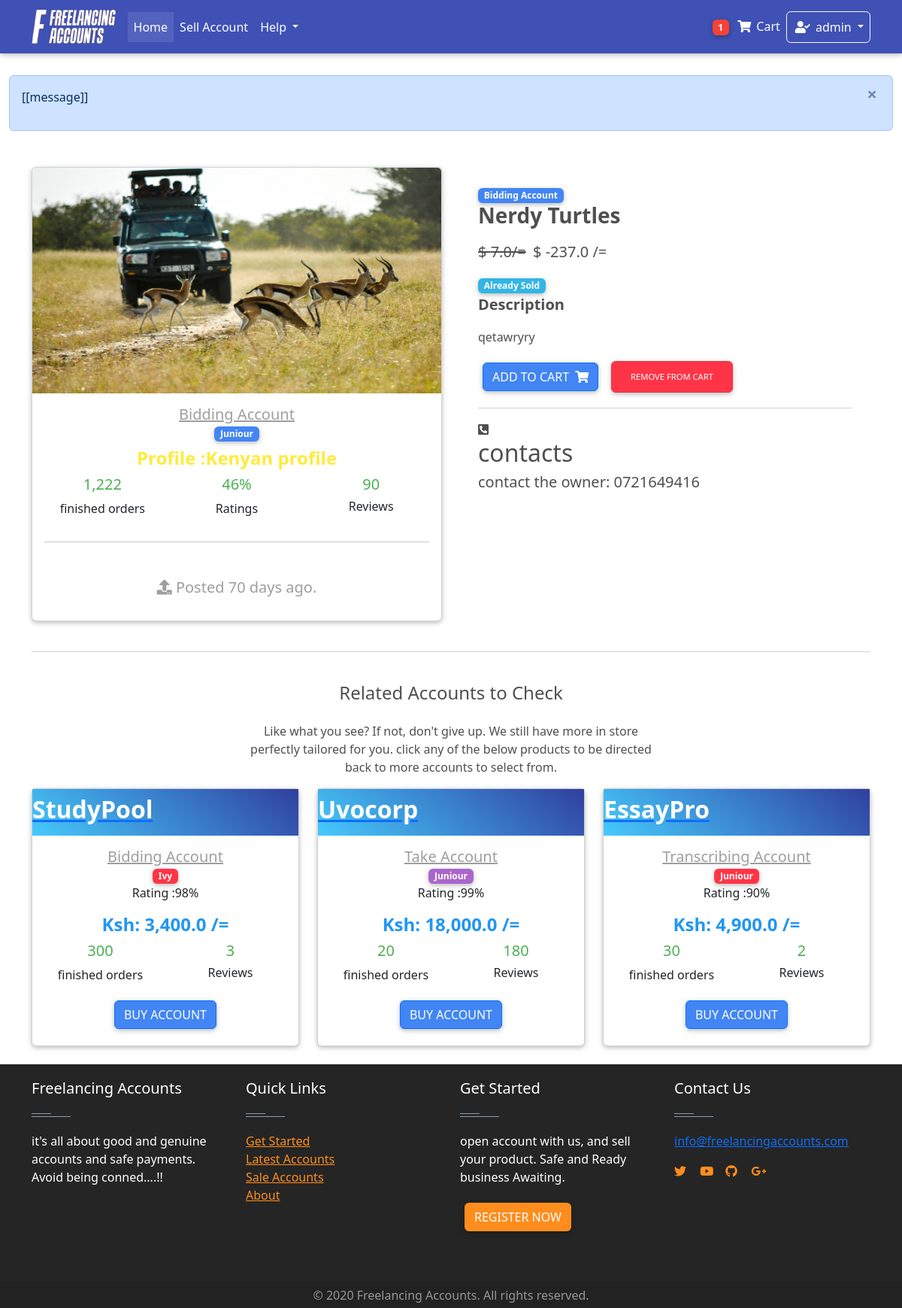
The page /product/17/ (signed in) on the database its author committed.
### Home/models.py (models this page shows, shortened)
class Order(models.Model):
    user = models.ForeignKey(settings.AUTH_USER_MODEL,on_delete = models.CASCADE)
    items = models.ManyToManyField(OrderItem)
    start_date = models.DateField(auto_now_add = True)
    ordered_date = models.DateTimeField()
    ordered = models.BooleanField(default = False)
    seller = models.ForeignKey(settings.AUTH_USER_MODEL,on_delete = models.CASCADE, related_name="user", blank=True, null = True)
    amount = models.IntegerField(default=0.0)
    released = models.BooleanField(default=False)
    refund = models.BooleanField(default=False)
    billing_address = models.ForeignKey(
        "BillingAddress", on_delete = models.SET_NULL, blank = True, null = True)

class Item(models.Model):
    created_by = models.ForeignKey(settings.AUTH_USER_MODEL,on_delete = models.CASCADE,blank = True, null = True, editable = False)
    created_at = models.DateTimeField(auto_now_add= True, blank = True, null = True )
    title = models.CharField(max_length = 100)
    price = models.FloatField(default = 0.0)
    discountprice = models.FloatField(blank= True, null = True)
    category = models.CharField(choices = Category_choices, max_length=2)
    label = models.CharField(choices = Label_choices, max_length=1)
    Level = models.CharField(choices = Level_choices, max_length = 15 ,blank= True, null = True)
    finished_orders = models.IntegerField(default = 1)
    rating = models.IntegerField(default = 50 )
    Reviews =models.IntegerField( default = 1)
    profile = models.CharField( max_length = 20)
    description = models.TextField()
    diplay_pic = models.ImageField(upload_to = "display_pics/%Y%m%d/", max_length =255 )
    contact = models.CharField(max_length=15 ,null = True,blank= True)
    sold = models.BooleanField(default=False)
    def get_absolute_url(self):
        return reverse("Home:product", kwargs ={
            'pk': self.pk
        })
    def get_add_to_cart_url(self):
        return reverse("Home:add_to_cart", kwargs ={
            'pk': self.pk
        })
    def get_discount_price(self):
        discount = self.price - self.discountprice
        return discount
    def get_remove_from_cart_url(self):
        return reverse("Home:remove_from_cart", kwargs ={
            'pk': self.pk
        })
    def get_days(self):
        d1 = timezone.now()
        d2 = self.created_at
        dya =  abs(d1-d2).days
        mytuple = (str(dya), "days")
        days = " ".join(mytuple)
        if dya > 0:
            return days
        else:
            seconds = abs(d1-d2).seconds
            houred = round(seconds / 3600)
            mytuple = (str(houred), "hours")
            hours = " ".join(mytuple)
            return hours

### Home/views.py (the view)
# urls.py: path('product/<int:pk>/', views.Product.as_view(), name = "product" ),
class Product(generic.DetailView):
    model = Item
    template_name = "product-page.html"
    def get_context_data(self, **kwargs):
        context = super(Product, self).get_context_data(**kwargs)
        obj = self.get_object()
        r_item = Item.objects.filter(title = obj.title)[:3]
        nr_item = Item.objects.all()[:3]
        context["r_item"] = r_item
        context["nr_item"] = nr_item
        return context

### Home/templatetags/cart_template_tags.py (called while the page is built)
@register.filter
def cart_item_count(user):
    if user.is_authenticated:
        qs = Order.objects.filter(user = user, ordered = False)
        if qs.exists():
            return qs[0].items.count()
    return 0

@register.filter
def account_cash(user):
    if user.is_authenticated:
        qs = AccountsModel.objects.get(user= user)
        amount= qs.amount
        return amount

### Home/templatetags/login_tag.py (called while the page is built)
@register.inclusion_tag('logins/login_form.html')
def login_form_tag(current_page=None):
    return {'loginform': LoginForm(),
            'redirect_to': current_page}

### Home/templates/product-page.html (shortened to what this page needs)
<!DOCTYPE html>
<html lang="en">
{% extends "base.html"%}
{% load staticfiles %}
 {% block content %}
  <main class="">
    <div class="container dark-grey-text mt-5">
      <div class="row wow fadeIn">
        <div class="col-md-6 mb-4">
          <div class="card card-cascade wider">
              <div class="view view-cascade overlay">
                  <img  class="card-img-top" src="{{ object.diplay_pic.url }}" alt="picture not available" style="height: 300px;" >
                </div>
              <div class="card-body text-center">
                <a href="" class="grey-text">
                  <h5 class="card-header-subtitle mb-0"> {{ item.get_category_display }}</h5>
                  <span class="badge badge-pill  {{ item.get_label_display }}-color">{{item.Level}}</span>
                </a>
                <h4 class="font-weight-bold yellow-text mt-2 mb-2">
                   Profile :{{object.profile}}
                  </h4>
                <div class = "row  wOW fadeIn">
                  <div class = " col-4 text-center  ">
                    <h5 class = "green-text"> {{item.finished_orders}}</h5>
                    <p> finished orders<p>
                  </div>
                      <div class = "col-4 text-center  ">
                        <h5 class = "green-text"> {{ item.rating}}%</h5>
                        <p> Ratings  <p>
                      </div>
                      <div class = " col-4 text-center ">
                      <h5 class = "green-text"> {{item.Reviews }}</h5>
                        <h6>  Reviews </h6>
                      </div>
                </div>
                <hr class = mb-5>
                {% if request.user == object.created_by %}
                <h5><i class="fas fa-link"></i> Reffer people to your product via this Link </h5>
                   <input type="text" value="{{ request.build_absolute_uri }}" id="teks">
                    <button class = "btn btn-primary" onclick="myFunction()"> Copy </button>
                {% else %}
                <h5 class = "grey-text pb-2"> <i class="fas fa-upload"></i> Posted {{object.get_days}} ago.</h5>
               {% endif %}
              </div>
            </div>
        </div>
        <div class="col-md-6 mb-4">
          <div class="p-4">
            <div class="mb-3">
              <a href="">
                <span class="badge {{ object.get_label_display }}-color mr-1">{{ object.get_category_display }}</span>
              </a>
              <h3> <strong> {{object.title}} </strong></h3>
            </div>
            <p class="lead">
              {% if object.discountprice %}
              <span class="mr-1">
                <del>$ {{ object.price }}/=</del>
              </span>
              <span>$ {{ object.get_discount_price }} /=</span>
              {% else %}
              <span>$ {{ object.price }} /=</span>
              {% endif %}
            </p>
            {% if object.sold %}
            <span class="badge info-color mr-1">Already Sold</span>
            {% else %}
            <span class="badge success-color mr-1">In stock</span>
            {% endif %}
            <p class="lead font-weight-bold">Description</p>
            <p>{{ object.description }}</p>
            <a  href = " {{ object.get_add_to_cart_url }}" class="btn btn-primary  " >Add to cart
              <i class="fas fa-shopping-cart ml-1"></i>
            </a>
              <a  href = " {{  object.get_remove_from_cart_url }}" class="btn btn-danger btn-md my-0 p" >Remove From cart
                </a>
              <hr class="mt-3">
              <i class="fas fa-phone-square-alt"></i> <h2 class=""> contacts</h2>
              {% if  request.user.is_authenticated %}
              <h5 class=" mr-auto ml-auto dark-grey-text">
                contact the owner: {{ object.contact }}
              </h5>
              {% else %}
              <a href="/accounts/signup/"> <button class="btn btn-warning"> <i class="fas fa-phone-alt"></i> Call Seller </button></a>
              {% endif %}
          </div>
        </div>
      </div>
      <hr>
      <div class="row d-flex justify-content-center wow fadeIn">
        <div class="col-md-6 text-center">
          <h4 class="my-4 h4">Related Accounts to Check </h4>
          <p>Like what you see? If not, don't give up. We still have more in store perfectly tailored for you.
            click any of the below products to be directed back to more accounts to select from.
          </p>
        </div>
      </div>
      <div class="row wow fadeIn">
      {% if r_items.exist %}
        {% for rtem in r_item %}
        <div class=" col-lg-4 mb-4">
          <div class="card card-cascade ">
            <div class="view  text-white view-cascade gradient-card-header blue-gradient">
                <a href="{{ rtem.get_absolute_url }}"  class = "pink-hover lighten-2-hover">
                  <h2 class="card-header-title text-white mb-3 mt-2"><strong>{{ rtem.title }}</strong></h2>
                </a>
                    <span id="rateMe2"  class="empty-stars"></span>
                  <script src="{% static 'js/addons/rating.min.js'%}"></script>
              </div>
            <div class="card-body text-center">
              <a href="" class="grey-text">
                <h5 class="card-header-subtitle mb-0"> {{ rtem.get_category_display }}</h5>
                <span class="badge badge-pill  {{ rtem.get_label_display }}-color">{{rtem.Level}}</span>
              </a>
              <p> Rating :{{ rtem.rating}}% </p>
              <h4 class="font-weight-bold blue-text">
                  <strong>  Ksh:
                    {% if rtem.discountprice %}
                      {{ rtem.get_discount_price }}
                    {% else %}
                      {{ rtem.price}}
                    {% endif %}
                /= </strong>
                </h4>
              <div class = "row  wOW fadeIn">
                <div class = "col-6 col-lg-6 col-md-6 text-center mr-auto ml-auto ">
                  <h5 class = "green-text"> {{rtem.finished_orders}}</h5>
                  <p> finished orders<p>
                </div>
                    <div class = "col-6 col-md-6 text-center ">
                    <h5 class = "green-text"> {{rtem.Reviews }}</h5>
                      <h6> Reviews</h6>
                    </div>
              </div>
              <a href="{{ rtem.get_absolute_url }}" class="btn btn-primary"> Buy Account </a>
              </strong>
            </h5>
              <div>
            </div>
            </div>
          </div>
        </div>
        {% endfor %}
      {% else %}
        {% for nrtem in nr_item %}
        <div class=" col-lg-4 mb-4">
          <div class="card card-cascade ">
            <div class="view  text-white view-cascade gradient-card-header blue-gradient">
                <a href="{{ nrtem.get_absolute_url }}"  class = "pink-hover lighten-2-hover">
                  <h2 class="card-header-title text-white mb-3 mt-2"><strong>{{ nrtem.title }}</strong></h2>
                </a>
              </div>
            <div class="card-body text-center">
              <a href="" class="grey-text">
                <h5 class="card-header-subtitle mb-0"> {{ nrtem.get_category_display }}</h5>
                <span class="badge badge-pill  {{ nrtem.get_label_display }}-color">{{ nrtem.Level}}</span>
              </a>
              <p> Rating :{{ nrtem.rating}}% </p>
              <h4 class="font-weight-bold blue-text">
                  <strong>  Ksh:
                    {% if nrtem.discountprice %}
                      {{ nrtem.get_discount_price }}
                    {% else %}
                      {{ nrtem.price}}
                    {% endif %}
                /= </strong>
                </h4>
              <div class = "row  wOW fadeIn">
                <div class = "col-6 col-lg-6 col-md-6 text-center mr-auto ml-auto ">
                  <h5 class = "green-text"> {{ nrtem.finished_orders}}</h5>
                  <p> finished orders<p>
                </div>
                    <div class = "col-6 col-md-6 text-center ">
                    <h5 class = "green-text"> {{ nrtem.Reviews }}</h5>
                      <h6> Reviews</h6>
                    </div>
              </div>
              <a href="{{ nrtem.get_absolute_url }}" class="btn btn-primary"> Buy Account </a>
            </div>
          </div>
        </div>
        {% endfor %}
      {% endif %}
      </div>
    </div>
  </main>
  {% endblock %}

### Home/templates/nav.html (shortened to what this page needs)
{% load cart_template_tags %}
{% load static %}
{% load notifications_tags %}
    <nav class="navbar fixed-top navbar-expand-lg  navbar-dark indigo mb-5">
        <div class = 'container' >
            <a class="navbar-brand" href="/home/">
              <img src="{% static 'whitelogo.png' %}" height="45px" alt="">
            </a>
            <div class="collapse navbar-collapse" id="navbarSupportedContent">
              <ul class="navbar-nav mr-auto">
                <li class="nav-item active">
                  <a class="nav-link" href="/home/"> Home <span class="sr-only">(current)</span></a>
                </li>
                <li class="nav-item">
                  <a class = "nav-link" href="/sell-account/" >
                    Sell Account
                  </a>
                </li>
                <li class="nav-item dropdown">
                  <a class="nav-link dropdown-toggle" href="#" id="navbarDropdownMenuLink" role="button" data-toggle="dropdown" aria-haspopup="true" aria-expanded="false">
                    Help
                  </a>
                </li>
              </ul>
            </div>
            <ul class="navbar-nav nav-flex-icons mx-right">
              {%  if request.user.is_authenticated  %}
                <li class="nav-item">
                  <a class="nav-link waves-effect " href = "{% url "Home:order-summary" %}">
                    <span class="badge red z-depth-1 badge-pill mr-1"> {{ request.user|cart_item_count }}</span>
                    <i class="fas fa-shopping-cart"></i>
                    <span class="clearfix d-none d-sm-inline-block"> Cart </span>
                  </a>
                  <li class="nav-item dropdown">
                    <a class="nav-link dropdown-toggle border border-light rounded waves-effect  waves-light" href="#" id="navbarDropdownMenuLink" role="button" data-toggle="dropdown" aria-haspopup="true" aria-expanded="false">
                      <i class="fas fa-user-check"></i>  {{request.user}}
                    </a>
                  </li>
                  {% endif %}
                </ul>
          </div>
        </nav>

### Home/templates/footer.html (style rules this page uses)
.btn { background-color: #ff8d1e; color:#fff; }

### rows shown on the page
Item: diplay_pic (picture), category "Bidding Account", Level "Juniour", profile "Kenyan profile", finished_orders "1,222", rating "46", Reviews "90", get_days "70 days", title "Nerdy Turtles", price "7.0", get_discount_price "-237.0", description "qetawryry", contact "0721649416"
Item: title "StudyPool", category "Bidding Account", Level "Ivy", rating "98", get_discount_price "3,400.0", finished_orders "300", Reviews "3"
Item: title "Uvocorp", category "Take Account", Level "Juniour", rating "99", get_discount_price "18,000.0", finished_orders "20", Reviews "180"
Item: title "EssayPro", category "Transcribing Account", Level "Juniour", rating "90", get_discount_price "4,900.0", finished_orders "30", Reviews "2"

### other values the page prints
{{ request.user|cart_item_count }} "1"
{{ request.user }} "admin"
